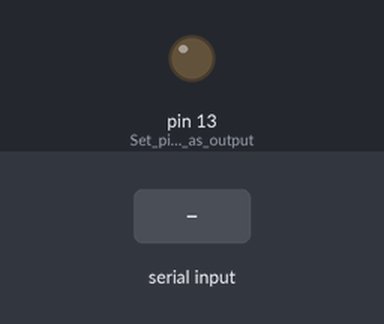
A sketch run on a simulated Arduino Uno, built with avr-gcc and run on an emulated ATmega328P. Shown: output pins drawn as LEDs (lit = HIGH). The test bench sets the inputs (shaded band).

Above: at 1.2 s.
1.3 s: "1" received over Serial
At 2.1 s:
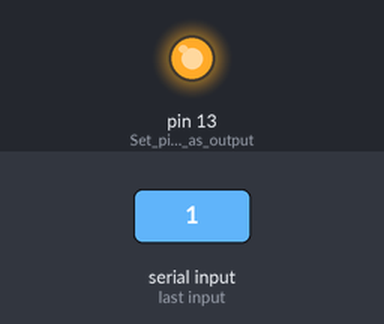
2.8 s: "0" received over Serial
At 3.2 s:
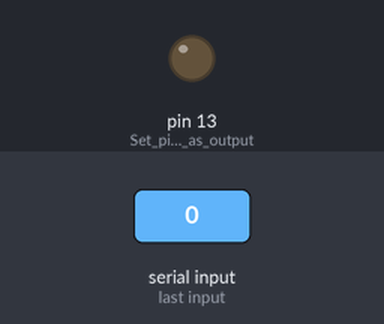
Timing chart, 0 to 5.8 s (numbered marks = the images above; inputs shaded):
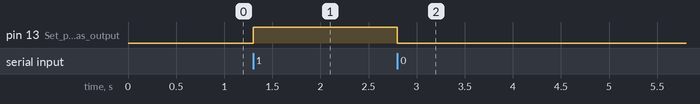

Measured:
- after the input at 1.3 s, pin 13 (Set_pin_13_as_output): LOW → HIGH at once
- after the input at 2.8 s, pin 13 (Set_pin_13_as_output): HIGH → LOW at once

The sketch:

SMART_LIGHT_CONTROL_T1.ino
```cpp
char data;

void setup() {
  pinMode(13, OUTPUT);     // Set pin 13 as output
  Serial.begin(9600);      // Begin Serial communication
}

void loop() {
  if (Serial.available()) {
    data = Serial.read();
    if (data == '1') {
      digitalWrite(13, HIGH);  // Turn LED ON
    } else if (data == '0') {
      digitalWrite(13, LOW);   // Turn LED OFF
    }
  }
}
```
